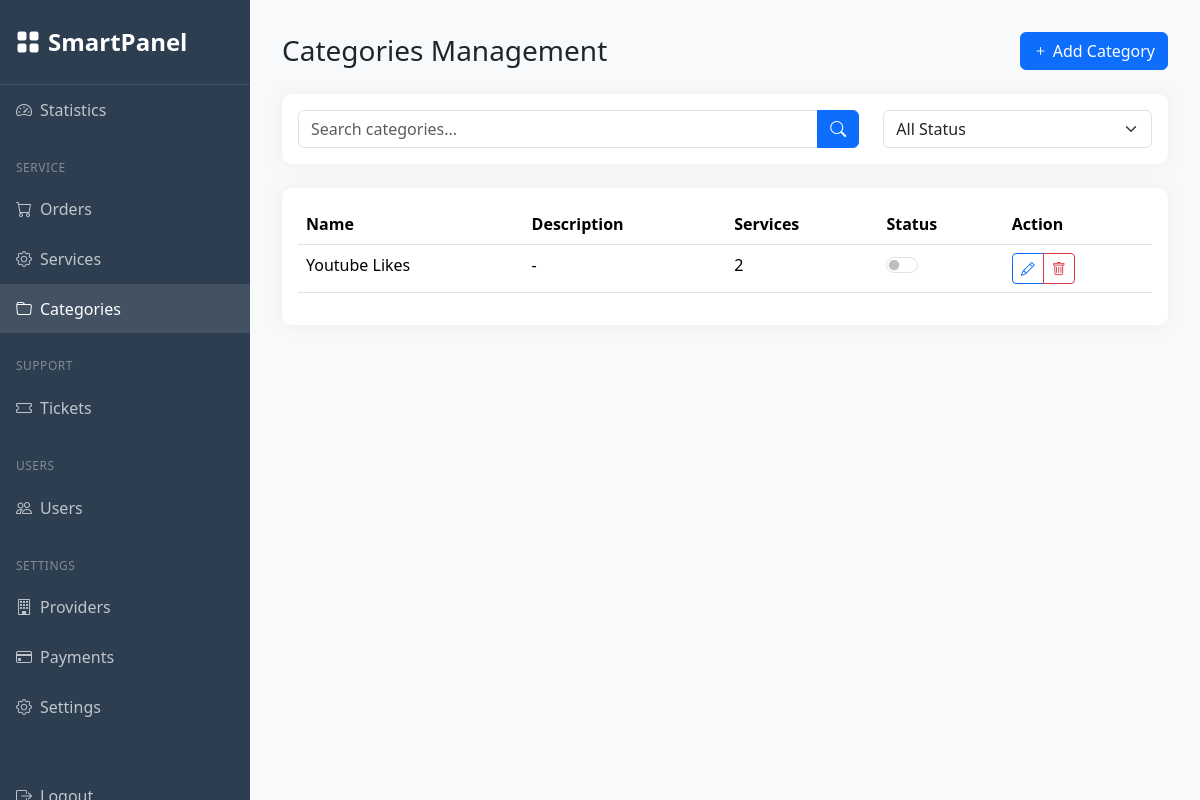
/managerdashboard/categories/ (signed in), run on the app's committed database.
### managerdashboard/models.py (models this page shows, shortened)
class ServiceCategory(models.Model):
    STATUS_CHOICES = [
        (0, "Inactive"),
        (1, "Active"),
    ]
    id = models.AutoField(primary_key=True)  # Auto-incrementing ID
    ids = models.CharField(
        max_length=32, default=generate_unique_id, editable=False, unique=True
    )  # Auto-generated UUID
    created = models.DateTimeField(auto_now_add=True)  # Auto-set on creation
    changed = models.DateTimeField(auto_now=True)  # Auto-updated on save
    sort = models.PositiveIntegerField(editable=False)  # Auto-generated sequence
    name = models.CharField(max_length=255)
    desc = models.TextField(blank=True, default="")
    image = models.CharField(max_length=255, blank=True, null=True)
    status = models.IntegerField(default=1, choices=STATUS_CHOICES)
    class Meta:
        db_table = "categories"
        ordering = ["sort"]  # Changed from 'name' to use sort order
        verbose_name_plural = "Service Categories"
    def save(self, *args, **kwargs):
        if not self.sort:
            max_sort = (
                ServiceCategory.objects.aggregate(models.Max("sort"))["sort__max"] or 0
            )
            self.sort = max_sort + 1
        super().save(*args, **kwargs)

### managerdashboard/views.py (the view)
# urls.py: path('categories/', views.categories, name='categories'),
@permission_required('authentication.is_manager', login_url='manager_login')
def categories(request):
    search_query = request.GET.get('search', '')
    status_filter = request.GET.get('status', '')
    categories = ServiceCategory.objects.all()
    if search_query:
        categories = categories.filter(
            Q(name__icontains=search_query) |
            Q(description__icontains=search_query)
        )
    if status_filter == 'active':
        categories = categories.filter(is_active=True)
    elif status_filter == 'inactive':
        categories = categories.filter(is_active=False)
    categories = categories.annotate(service_count=Count('services'))
    context = {
        'active_tab': 'categories',
        'categories': categories,
        'search_query': search_query,
        'status_filter': status_filter
    }
    return render(request, 'managerdashboard/categories.html', context)

### templates/managerdashboard/categories.html (shortened to what this page needs)
{% extends 'managerdashboard/base_dashboard.html' %}
{% load static %}
{% block dashboard_content %}
<div class="container-fluid p-0">
    <div class="d-flex justify-content-between align-items-center mb-4">
        <h1 class="h3 mb-0">Categories Management</h1>
        <button class="btn btn-primary" data-bs-toggle="modal" data-bs-target="#addCategoryModal">
            <i class="bi bi-plus"></i> Add Category
        </button>
    </div>
    <div class="card mb-4">
        <div class="card-body">
            <div class="row">
                <div class="col-md-8">
                    <div class="input-group">
                        <input type="text" class="form-control" id="categorySearch"
                               placeholder="Search categories...">
                        <button class="btn btn-primary">
                            <i class="bi bi-search"></i>
                        </button>
                    </div>
                </div>
                <div class="col-md-4">
                    <select class="form-select" id="statusFilter">
                        <option value="">All Status</option>
                    </select>
                </div>
            </div>
        </div>
    </div>
    <div class="card">
        <div class="card-body">
            <div class="table-responsive">
                <table class="table table-hover">
                    <thead>
                        <tr>
                            <th>Name</th>
                            <th>Description</th>
                            <th>Services</th>
                            <th>Status</th>
                            <th>Action</th>
                        </tr>
                    </thead>
                    <tbody>
                        {% for category in categories %}
                        <tr data-category-id="{{ category.id }}">
                            <td>{{ category.name }}</td>
                            <td>{{ category.description|default:"-" }}</td>
                            <td>{{ category.service_count }}</td>
                            <td>
                                <div class="form-check form-switch">
                                    <input class="form-check-input" type="checkbox"
                                           onchange="toggleCategoryStatus({{ category.id }})">
                                </div>
                            </td>
                            <td>
                                <div class="btn-group">
                                    <button class="btn btn-sm btn-outline-primary" onclick="editCategory({{ category.id }})">
                                        <i class="bi bi-pencil"></i>
                                    </button>
                                    <button class="btn btn-sm btn-outline-danger" onclick="deleteCategory({{ category.id }})">
                                        <i class="bi bi-trash"></i>
                                    </button>
                                </div>
                            </td>
                        </tr>
                        {% endfor %}
                    </tbody>
                </table>
            </div>
        </div>
    </div>
</div>
{% endblock %}

### static/css/style.css (style rules this page uses)
.table-responsive { overflow: visible !important; }
.table td { position: relative !important; }
.card { overflow: visible !important; }

### templates/managerdashboard/base_dashboard.html (style rules this page uses)
:root { --sidebar-width: 250px; }
body { background-color: #f8f9fa; }
.card { border: none; box-shadow: 0 0 20px rgba(0,0,0,0.05); border-radius: 10px; }

### data on the page
ServiceCategory: name "Youtube Likes", description "-", service_count "2"
